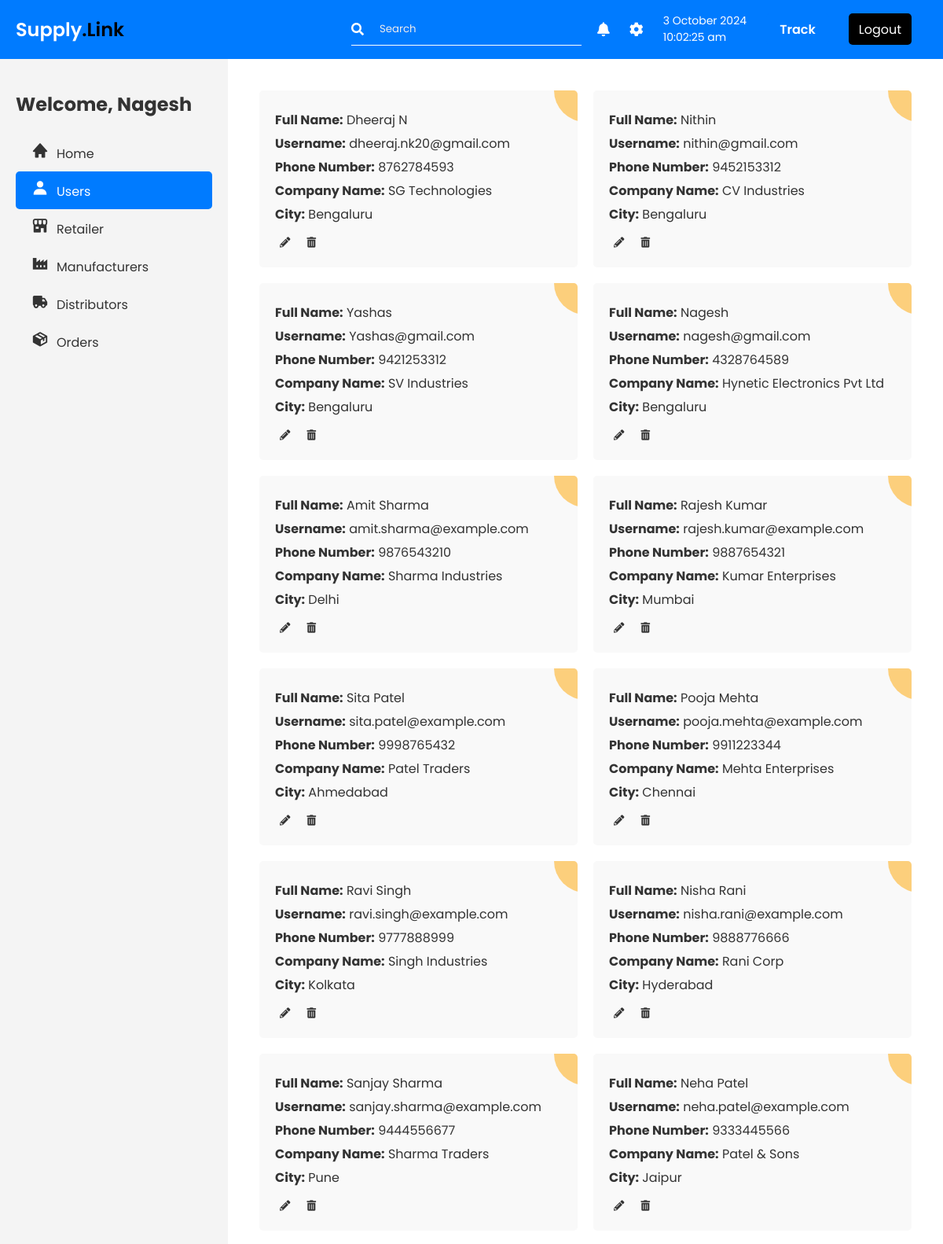
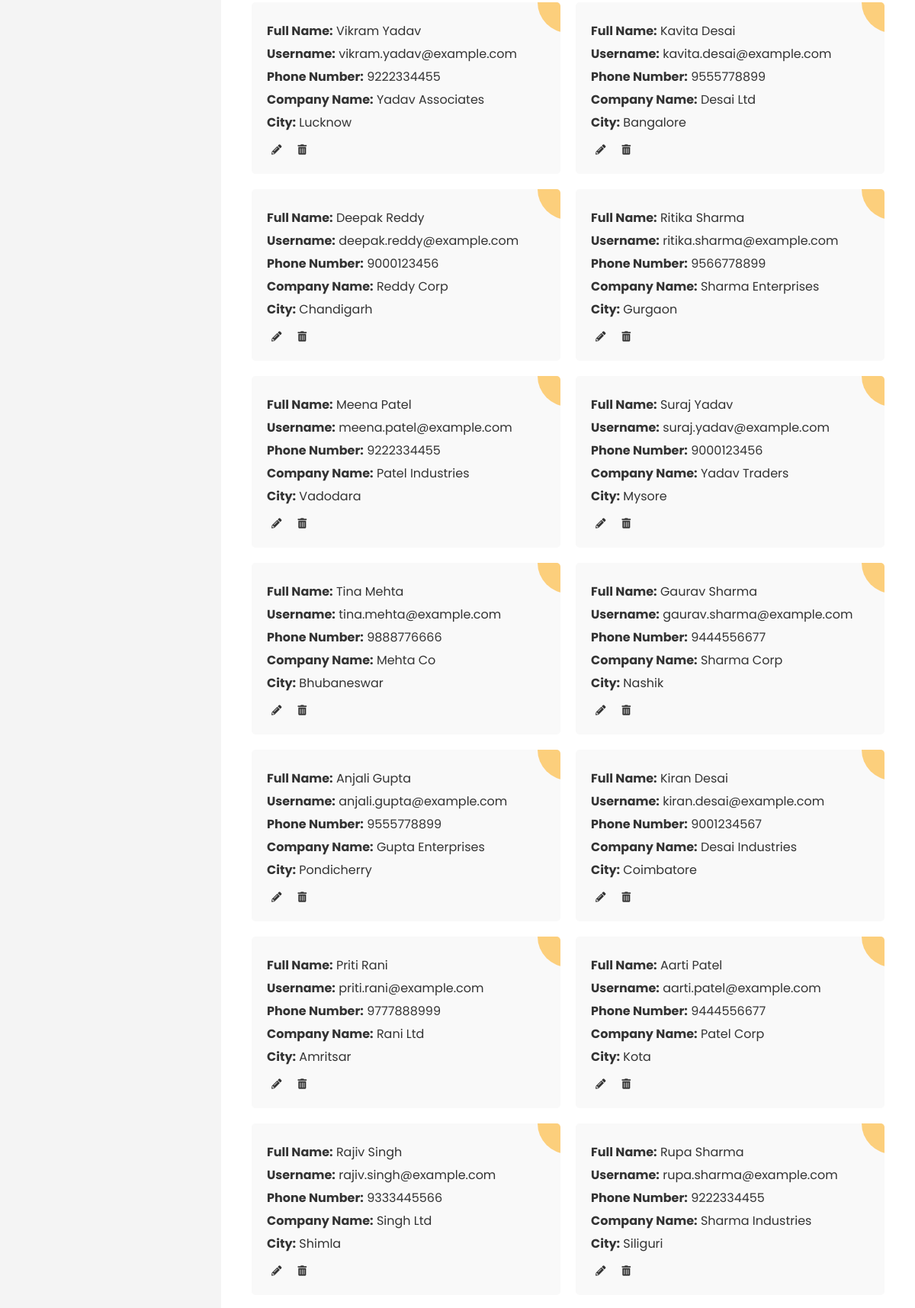
Page /view_staff/ (signed in, upper part) on the committed database (2 pictures, top to bottom).
### authuser/models.py (models this page shows)
class AuthUser(models.Model):
    ROLE_CHOICES = [
        ('manufacturer', 'manufacturer'),
        ('distributor', 'distributor'),
        ('retailer', 'retailer'),
        ('admin', 'admin'),
    ]
    uid = models.AutoField(primary_key=True)  # Auto-incrementing primary key
    fullname = models.CharField(max_length=50)
    username = models.CharField(max_length=50, unique=True)
    phone = models.IntegerField()
    password = models.CharField(max_length=100)
    gstid = models.CharField(max_length=100)
    role = models.CharField(max_length=15, choices=ROLE_CHOICES)
    company_name = models.CharField(max_length=20, default='')
    city = models.CharField(max_length=20, default='')
    pincode = models.CharField(max_length=6, default='')

### authuser/views.py (the view)
# urls.py: path('view_staff/', views.view_user.as_view(), name='view_staff'),
class view_user(TemplateView):
    template_name = 'authuser/admin-dashboard.html'
    def get_context_data(self, **kwargs):
        context = super().get_context_data(**kwargs)
        uid = self.request.session['user_id']
        userdata = AuthUser.objects.all()
        context['userdata'] = userdata
        context['currentuser'] = self.request.session['user_data']
        context['user_id'] = self.request.session['user_id']
        orders = Order.objects.all()
        context['orders'] = orders
        print(context)
        return context

### order/models.py (called while the page is built)
    def __str__(self):
        return f"Order {self.order_id} (Retailer: {self.retailer.fullname}, Manufacturer: {self.manufacturer.fullname})"

### templates/authuser/admin-dashboard.html (shortened to what this page needs)
{% load static %}
<!DOCTYPE html>
<html lang="en">
<head>
  <link rel="stylesheet" href="{% static 'css/admin-dashboard.css' %}" />
  <link href='https://unpkg.com/boxicons@2.1.4/css/boxicons.min.css' rel='stylesheet'>
  <link href="https://cdnjs.cloudflare.com/ajax/libs/font-awesome/5.15.4/css/all.min.css" rel="stylesheet" />
</head>
<body>
  <nav class="navbar">
    <div class="navbar-left">
      <h1 class="navbar-logo">Supply<span>.Link</span></h1>
    </div>
    <div class="navbar-right">
      <div class="search-container">
        <i class="fas fa-search"></i>
        <input type="search" placeholder="Search">
      </div>
      <div class="navbar-icons">
        <i class="fas fa-bell icon"></i>
        <i class="fas fa-cog icon"></i>
        <div class="datetime">
          <span id="current-date"></span>
          <span id="current-time"></span>
        </div>
        <button class="track-btn" onclick="location.href='/track-order/'">Track</button>
        <button class="logout-btn" onclick="location.href='/home'">Logout</button>
      </div>
    </div>
  </nav>
  <div class="container">
    <div class="sidenavigation">
      <aside class="sidebar">
        {% block sidebar %}
        <ul>
          <h1>Welcome, {{ currentuser}}</h1>
          <li id="home-tab" class="home" data-target="admin-home"><i class='bx bxs-home sidebar-icon'></i>Home</li>
          <li id="users-tab" class="active" data-target="users"><i class='bx bxs-user sidebar-icon'></i>Users</li>
          <li id="retailer-tab" data-target="retailer"><i class='bx bxs-store-alt sidebar-icon'></i>Retailer</li>
          <li id="manufacturers-tab" data-target="manufacturers"><i
              class='bx bxs-factory sidebar-icon'></i>Manufacturers</li>
          <li id="distributors-tab" data-target="distributors"><i class='bx bxs-truck sidebar-icon'></i>Distributors
          </li>
          <li id="orders-tab" data-target="orders"><i class='bx bxs-package sidebar-icon'></i>Orders</li>
        </ul>
        {% endblock %}
      </aside>
    </div>
    <main class="main-content">
      <section id="users" class="section active">
        <div class="user-data-section">
          {% for user in userdata %}
          <div class="card" id="user_{{user.uid}}">
            <div class="user-info">
              <p><strong>Full Name:</strong> {{user.fullname}}</p>
              <p><strong>Username:</strong> {{user.username}}</p>
              <p><strong>Phone Number:</strong> {{user.phone}}</p>
              <p><strong>Company Name:</strong> {{user.company_name}}</p>
              <p><strong>City:</strong> {{user.city}}</p>
            </div>
            <div class="card-actions">
              <button class="edit-btn" onclick="showEditForm('{{user.uid}}')">
                <i class="fas fa-pencil-alt"></i>
              </button>
              <button class="delete-btn" onclick="deleteUser('{{user.uid}}')">
                <i class="fas fa-trash-alt"></i>
              </button>
            </div>
            <div class="circle-design">
              <div class="circle orange"></div>
            </div>
          </div>
          {% endfor %}
        </div>
      </section>
    </main>
  </div>
</body>
</html>

### static/css/admin-dashboard.css (style rules this page uses)
* { font-family: 'Poppins', sans-serif; }
body { font-family: "Poppins", sans-serif; margin: 0; padding: 0; color: #333; }
.navbar { display: flex; justify-content: space-between; align-items: center; background-color: #007bff; color: #fff; padding: 0px 20px; }
.navbar-logo { font-size: 24px; font-weight: 600; }
.navbar-logo span { font-weight: 600; color: #000000; }
.navbar-right { display: flex; align-items: center; }
.search-container { display: flex; align-items: center; max-width: 400px; gap: 20px; border-bottom: 1px solid white; margin: 0 20px; }
.search-container i { font-size: 16px; }
.search-container input { border: none; outline: none; background: transparent; padding: 10px 0; }
.search-container input::placeholder { color: rgb(236, 236, 236); font-family: 'Poppins',sans-serif; }
.search-container input { font-family: 'Poppins',sans-serif; color: #ffffff; }
.navbar-icons { display: flex; align-items: center; justify-content: center; gap: 25px; margin-right: 20px; }
.icon { font-size: 18px; cursor: pointer; transition: color 0.3s; }
.datetime { display: flex; flex-direction: column; text-align: left; font-size: 14px; color: #fff; }
.logout-btn { height: 40px; width: 80px; border-radius: 5px; background-color: rgb(0, 0, 0); border: none; text-decoration: none; font-family: "Poppins", sans-serif; color: #fff; font-size: 16px; cursor: pointer; }
.track-btn { height: 40px; width: 80px; border-radius: 5px; background-color: #007bff; border: none; text-decoration: none; font-family: "Poppins", sans-serif; color: #fff; font-size: 16px; font-weight: 600; cursor: pointer; }
.container { display: flex; }
.sidenavigation { background: #f2f2f2; }
.sidebar { width: 250px; padding: 20px; height: 100vh; min-height: 100%; background-color: #f4f4f4; top: 0; left: 0; overflow-y: auto; }
.sidebar ul { list-style: none; padding: 0; }
.sidebar li { padding: 10px; cursor: pointer; font-size: 16px; color: #333; }
.sidebar li.active { background-color: #007bff; color: #fff; border-radius: 5px; }
.main-content { flex: 1; padding: 20px; background-color: #fff; }
.section { display: none; }
.section.active { display: block; }
.user-data-section { display: grid; grid-template-columns: repeat(2, 1fr); gap: 20px; }
.card { position: relative; background-color: #f9f9f9; padding: 20px; border-radius: 5px; overflow: hidden; }
.circle-design { position: absolute; top: -40px; right: 30px; }
.circle { width: 80px; height: 80px; border-radius: 50%; position: absolute; opacity: 0.5; }
.orange { background-color: orange; top: 0; left: 0; }
.card p { margin: 5px 0; }
.card-actions { margin-top: 10px; }
.edit-btn, .delete-btn { background-color: transparent; border: none; cursor: pointer; margin-right: 5px; color: #333; }
.sidebar-icon { font-size: 22px; margin: 0 10px; cursor: pointer; transition: color 0.3s; }
.section { padding: 20px; }

### rows in the picture
AuthUser: fullname "Nagesh", username "nagesh@gmail.com", phone "4328764589", company_name "Hynetic Electronics Pvt Ltd", city "Bengaluru"
AuthUser: fullname "Dheeraj N", username "dheeraj.nk20@gmail.com", phone "8762784593", company_name "SG Technologies", city "Bengaluru"
AuthUser: fullname "Nithin", username "nithin@gmail.com", phone "9452153312", company_name "CV Industries", city "Bengaluru"
AuthUser: fullname "Yashas", username "Yashas@gmail.com", phone "9421253312", company_name "SV Industries", city "Bengaluru"
AuthUser: fullname "Amit Sharma", username "amit.sharma@example.com", phone "9876543210", company_name "Sharma Industries", city "Delhi"
AuthUser: fullname "Rajesh Kumar", username "rajesh.kumar@example.com", phone "9887654321", company_name "Kumar Enterprises", city "Mumbai"
AuthUser: fullname "Sita Patel", username "sita.patel@example.com", phone "9998765432", company_name "Patel Traders", city "Ahmedabad"
AuthUser: fullname "Pooja Mehta", username "pooja.mehta@example.com", phone "9911223344", company_name "Mehta Enterprises", city "Chennai"
AuthUser: fullname "Ravi Singh", username "ravi.singh@example.com", phone "9777888999", company_name "Singh Industries", city "Kolkata"
AuthUser: fullname "Nisha Rani", username "nisha.rani@example.com", phone "9888776666", company_name "Rani Corp", city "Hyderabad"
AuthUser: fullname "Sanjay Sharma", username "sanjay.sharma@example.com", phone "9444556677", company_name "Sharma Traders", city "Pune"
AuthUser: fullname "Neha Patel", username "neha.patel@example.com", phone "9333445566", company_name "Patel & Sons", city "Jaipur"
AuthUser: fullname "Vikram Yadav", username "vikram.yadav@example.com", phone "9222334455", company_name "Yadav Associates", city "Lucknow"
AuthUser: fullname "Kavita Desai", username "kavita.desai@example.com", phone "9555778899", company_name "Desai Ltd", city "Bangalore"
AuthUser: fullname "Deepak Reddy", username "deepak.reddy@example.com", phone "9000123456", company_name "Reddy Corp", city "Chandigarh"
AuthUser: fullname "Ritika Sharma", username "ritika.sharma@example.com", phone "9566778899", company_name "Sharma Enterprises", city "Gurgaon"
AuthUser: fullname "Meena Patel", username "meena.patel@example.com", phone "9222334455", company_name "Patel Industries", city "Vadodara"
AuthUser: fullname "Suraj Yadav", username "suraj.yadav@example.com", phone "9000123456", company_name "Yadav Traders", city "Mysore"
AuthUser: fullname "Tina Mehta", username "tina.mehta@example.com", phone "9888776666", company_name "Mehta Co", city "Bhubaneswar"
AuthUser: fullname "Gaurav Sharma", username "gaurav.sharma@example.com", phone "9444556677", company_name "Sharma Corp", city "Nashik"
AuthUser: fullname "Anjali Gupta", username "anjali.gupta@example.com", phone "9555778899", company_name "Gupta Enterprises", city "Pondicherry"
AuthUser: fullname "Kiran Desai", username "kiran.desai@example.com", phone "9001234567", company_name "Desai Industries", city "Coimbatore"
AuthUser: fullname "Priti Rani", username "priti.rani@example.com", phone "9777888999", company_name "Rani Ltd", city "Amritsar"
AuthUser: fullname "Aarti Patel", username "aarti.patel@example.com", phone "9444556677", company_name "Patel Corp", city "Kota"
AuthUser: fullname "Rajiv Singh", username "rajiv.singh@example.com", phone "9333445566", company_name "Singh Ltd", city "Shimla"
AuthUser: fullname "Rupa Sharma", username "rupa.sharma@example.com", phone "9222334455", company_name "Sharma Industries", city "Siliguri"
